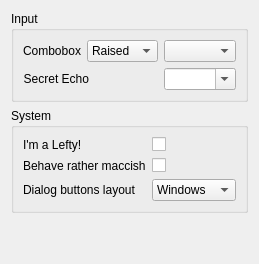
        <widget class="QWidget" name="Misc">
         <layout class="QVBoxLayout" name="verticalLayout_11">
          <item>
           <widget class="QGroupBox" name="groupBox_2">
            <property name="title">
             <string>Input</string>
            </property>
            <layout class="QFormLayout" name="formLayout_10">
             <item row="0" column="0">
              <layout class="QHBoxLayout" name="horizontalLayout_7">
               <item>
                <widget class="QLabel" name="label_12">
                 <property name="font">
                  <font>
                   <weight>50</weight>
                   <bold>false</bold>
                  </font>
                 </property>
                 <property name="text">
                  <string>Combobox</string>
                 </property>
                 <property name="alignment">
                  <set>Qt::AlignRight|Qt::AlignTrailing|Qt::AlignVCenter</set>
                 </property>
                </widget>
               </item>
               <item>
                <widget class="QComboBox" name="chooserLayer">
                 <property name="sizePolicy">
                  <sizepolicy hsizetype="MinimumExpanding" vsizetype="Fixed">
                   <horstretch>0</horstretch>
                   <verstretch>0</verstretch>
                  </sizepolicy>
                 </property>
                 <item>
                  <property name="text">
                   <string>Raised</string>
                  </property>
                 </item>
                 <item>
                  <property name="text">
                   <string>Relief</string>
                  </property>
                 </item>
                 <item>
                  <property name="text">
                   <string>Sunken</string>
                  </property>
                 </item>
                 <item>
                  <property name="text">
                   <string>Inlay</string>
                  </property>
                 </item>
                </widget>
               </item>
              </layout>
             </item>
             <item row="0" column="1">
              <widget class="QComboBox" name="gradChoose">
               <property name="sizePolicy">
                <sizepolicy hsizetype="MinimumExpanding" vsizetype="Fixed">
                 <horstretch>0</horstretch>
                 <verstretch>0</verstretch>
                </sizepolicy>
               </property>
              </widget>
             </item>
             <item row="1" column="0">
              <widget class="QLabel" name="label_17">
               <property name="font">
                <font>
                 <weight>50</weight>
                 <bold>false</bold>
                </font>
               </property>
               <property name="text">
                <string>Secret Echo</string>
               </property>
               <property name="alignment">
                <set>Qt::AlignRight|Qt::AlignTrailing|Qt::AlignVCenter</set>
               </property>
              </widget>
             </item>
             <item row="1" column="1">
              <widget class="QComboBox" name="pwEchoChar">
               <property name="sizePolicy">
                <sizepolicy hsizetype="Preferred" vsizetype="Fixed">
                 <horstretch>0</horstretch>
                 <verstretch>0</verstretch>
                </sizepolicy>
               </property>
               <property name="minimumSize">
                <size>
                 <width>40</width>
                 <height>0</height>
                </size>
               </property>
               <property name="editable">
                <bool>true</bool>
               </property>
               <property name="frame">
                <bool>true</bool>
               </property>
              </widget>
             </item>
            </layout>
           </widget>
          </item>
          <item>
           <widget class="QGroupBox" name="groupBox_5">
            <property name="title">
             <string>System</string>
            </property>
            <layout class="QFormLayout" name="formLayout_6">
             <item row="0" column="0">
              <widget class="QLabel" name="label_54">
               <property name="text">
                <string>I'm a Lefty!</string>
               </property>
              </widget>
             </item>
             <item row="0" column="1">
              <widget class="QCheckBox" name="leftHanded">
               <property name="font">
                <font>
                 <weight>50</weight>
                 <bold>false</bold>
                </font>
               </property>
               <property name="text">
                <string/>
               </property>
              </widget>
             </item>
             <item row="1" column="0">
              <widget class="QLabel" name="label_53">
               <property name="text">
                <string>Behave rather maccish</string>
               </property>
              </widget>
             </item>
             <item row="1" column="1">
              <widget class="QCheckBox" name="macStyle">
               <property name="font">
                <font>
                 <weight>50</weight>
                 <bold>false</bold>
                </font>
               </property>
               <property name="text">
                <string/>
               </property>
              </widget>
             </item>
             <item row="2" column="0">
              <widget class="QLabel" name="label_38">
               <property name="text">
                <string>Dialog buttons layout</string>
               </property>
              </widget>
             </item>
             <item row="2" column="1">
              <widget class="QComboBox" name="dialogBtnLayout">
               <item>
                <property name="text">
                 <string>Windows</string>
                </property>
               </item>
               <item>
                <property name="text">
                 <string>OS X</string>
                </property>
               </item>
               <item>
                <property name="text">
                 <string>KDE</string>
                </property>
               </item>
               <item>
                <property name="text">
                 <string>Gnome</string>
                </property>
               </item>
              </widget>
             </item>
            </layout>
           </widget>
          </item>
          <item>
           <spacer name="verticalSpacer_9">
            <property name="orientation">
             <enum>Qt::Vertical</enum>
            </property>
            <property name="sizeHint" stdset="0">
             <size>
              <width>20</width>
              <height>40</height>
             </size>
            </property>
           </spacer>
          </item>
         </layout>
        </widget>
